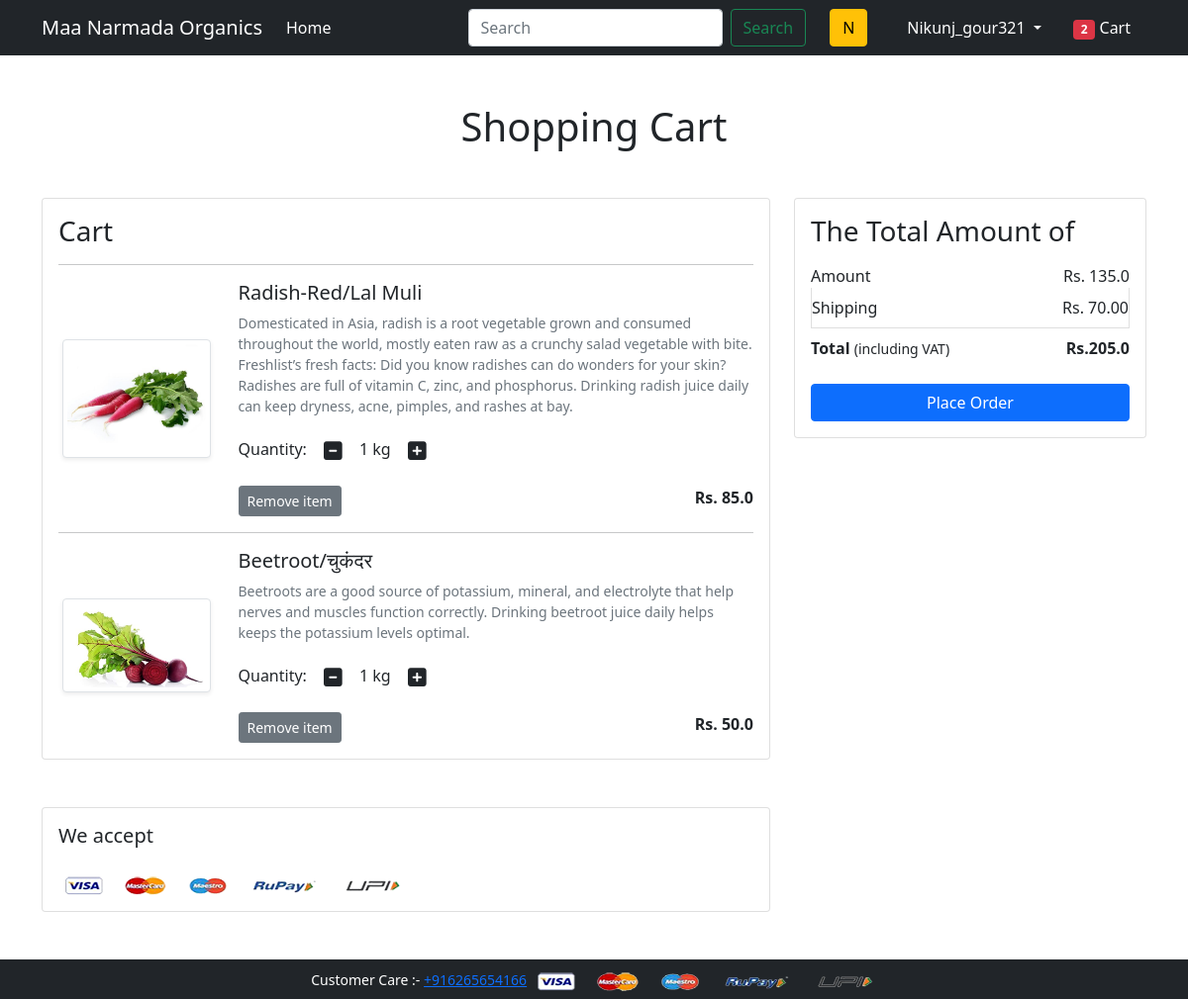
The page /cart/ (signed in) on the database as committed earlier.
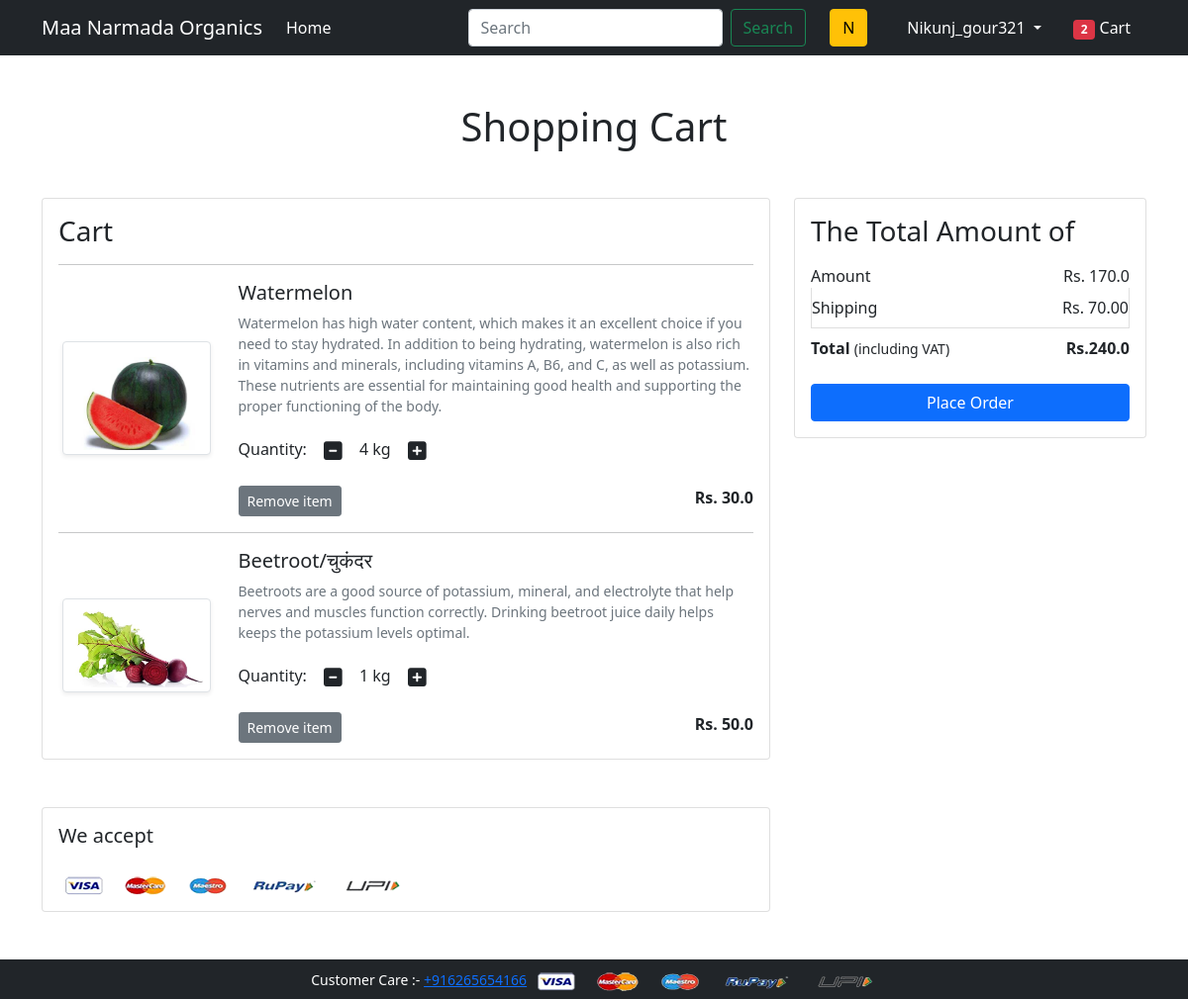
The same page on the database as committed later.
### app/models.py (models this page shows)
class Cart(models.Model):
    user = models.ForeignKey(User, on_delete=models.CASCADE)
    Product = models.ForeignKey(Product, on_delete=models.CASCADE)
    quantity = models.PositiveIntegerField(default=1)

class Product(models.Model):
    title = models.CharField(max_length=100)
    selling_price = models.FloatField()
    discounted_price = models.FloatField()
    description = models.TextField()
    brand = models.CharField(max_length=100)
    category = models.CharField(choices=CATEGORY_CHOICES, max_length=2)
    product_image = models.ImageField(upload_to='productimg')

### app/views.py (the view)
# urls.py: path('cart/', views.show_cart, name='showcart'),
def show_cart(request):
    if (request.user.is_authenticated):
        user = request.user
        cart = Cart.objects.filter(user=user)
        amount = 0.0
        shipping_amount = 70.0
        total_amount = 0.0
        cart_product = [p for p in Cart.objects.all() if p.user == user]
        if cart_product:
            for p in cart_product:
                temp_amount = (p.quantity * p.Product.discounted_price)
                amount += temp_amount
                total_amount = amount + shipping_amount
            user = request.user
            my_object = [p for p in Cart.objects.all() if p.user == user]
            object_size = len(my_object)
            return render(request, 'app/addtocart.html',
                          {'carts': cart, 'totalamount': total_amount, 'amount': amount, 'object_size': object_size})
        else:
            return render(request, 'app/emptycart.html')

### app/templates/app/addtocart.html (shortened to what this page needs)
{% extends 'app/base.html' %}
{% load static %}
{% block main-content %}
<div class="container my-5">
 <div class="row">
  <h1 class="text-center mb-5">Shopping Cart</h1>
  <div class="col-sm-8">
  <div class="card">
   <div class="card-body">
    <h3>Cart</h3>
    {% for cart in carts %}
    <hr>
    <div class="row">
     <div class="col-sm-3 text-center align-self-center"><img src="{{cart.Product.product_image.url}}" alt="" srcset="" class="img-fluid img-thumbnail shadow-sm" height="150" width="150"> </div>
      <div class="col-sm-9">
       <div>
        <h5>{{cart.Product.title}}</h5>
        <p class="mb-2 text-muted small">{{cart.Product.description}}</p>
        <div class="my-3">
         <label for="quantity">Quantity:</label>
         <a class="minus-cart btn" pid="{{cart.Product.id}}"><i class="fas fa-minus-square fa-lg"></i></a>
           <span id="quantity">{{cart.quantity}} kg</span>
         <a class="plus-cart btn" pid="{{cart.Product.id}}"><i class="fas fa-plus-square fa-lg"></i></a>
        </div>
        <div class="d-flex justify-content-between">
         <a class="btn btn-sm btn-secondary mr-3 remove-cart" pid={{cart.Product.id}}>Remove item </a>
         <p class="mb-0"><span><strong>Rs. {{cart.Product.discounted_price}}</strong></span></p>
        </div>
       </div>
      </div>
    </div>
    {% endfor %}
   </div>
   </div>
  </div>
  <div class="col-sm-4">
   <div class="card">
    <div class="card-body">
      <h3>The Total Amount of</h3>
      <ul class="list-group">
       <li class="list-group-item d-flex justify-content-between align-items-center border-0 px-0 pb-0">Amount<span>Rs. <span id="amount">{{amount}}</span></span></li>
       <li class="list-group-item d-flex justify-content-between align-items-center px-0">Shipping<span>Rs. 70.00</span></li>
       <li class="list-group-item d-flex justify-content-between align-items-center border-0 px-0 mb-3">
        <div>
           <strong>Total</strong> <small>(including VAT)</small>
         </div>
         <span><strong>Rs.<strong id ="totalamount">{{totalamount}}</strong></strong></span>
       </li>
      </ul>
      <div class="d-grid"><a href="{% url 'checkout' %}" class="btn btn-primary">Place Order</a></div>
    </div>
   </div>
  </div>
 </div>
</div>
<div class="container">
 <div class="row">
  <div class="col-sm-8">
   <div class="card">
    <div class="card-body">
      <h5 class="mb-4">We accept</h5>
      <img src="{% static 'app/images/payment.png' %}" alt="" class="img-fluid">
    </div>
  </div>
  </div>
 </div>
</div>
{% endblock main-content %}

### app/templates/app/base.html (shortened to what this page needs)
<!doctype html>
{% load static %}
<html lang="en">
  <head>
    <link href="https://cdn.jsdelivr.net/npm/bootstrap@5.0.0-beta1/dist/css/bootstrap.min.css" rel="stylesheet">
    <link rel="stylesheet" href="{% static 'app/css/owl.carousel.min.css' %}">
    <link rel="stylesheet" href="{% static 'app/css/all.min.css' %}">
    <link rel="stylesheet" href="{% static 'app/css/style.css' %}">
  </head>
  <body>
    <nav class="navbar navbar-expand-lg navbar-dark bg-dark">
     <div class="container">
       <a class="navbar-brand" href="/">Maa Narmada Organics</a>
       <div class="collapse navbar-collapse" id="navbarSupportedContent">
         <ul class="navbar-nav me-auto mb-2 mb-lg-0">
          {% if request.user.is_authenticated %}
           <li class="nav-item">
             <a class="nav-link active" aria-current="page" href="/">Home</a>
           </li>
         </ul>
         <form method="GET" action='/search' class="d-flex">
          <input name="keyword" id="search" class="form-control me-2" type="search" placeholder="Search" aria-label="Search">
          <button class="btn btn-outline-success" type="submit">Search</button>
         </form>
        <button class="btn btn-warning mx-4">{{request.user.username|first|capfirst}}</button>
         <div>
          <ul class="navbar-nav me-auto mb-2 mb-lg-0">
           <li class="nav-item dropdown mx-2">
              <a class="nav-link dropdown-toggle text-white" href="#" id="profileDropdown" role="button" data-bs-toggle="dropdown" aria-expanded="false">
                {{request.user.username|capfirst}}
              </a>
            </li>
            <li class="nav-item mx-2">
             <a href="{% url 'showcart' %}" class="nav-link text-white"><span class="badge bg-danger">{{object_size}}</span> Cart </a>
            </li>
            {% endif %}
          </ul>
         </div>
       </div>
     </div>
    </nav>
    {% block main-content %} {% endblock main-content %}
    <footer class="container-fluid bg-dark text-center p-2 mt-5">
        <small class="text-white">Customer Care :- <a href="tel:+916265654166">+916265654166</a> </small>
        <img src="{% static 'app/images/payment.png' %}" alt="" srcset="" class="img-fluid" height="2px">
    </footer>
  </body>
</html>

Rows that differ between the two databases and show on the page:
removed Cart: Product.product_image (picture), Product "Radish-Red/Lal Muli", Product.description "Domesticated in Asia, radish is a root vegetable grown and consumed throughout the world, mostly eaten raw as a crunchy salad vegetable with bite. Freshlist’s fresh facts: Did you know radishes can do wonders for your skin? Radishes are full of vitamin C, zinc, and phosphorus. Drinking radish juice daily can keep dryness, acne, pimples, and rashes at bay.", quantity "1", Product.discounted_price "85.0"
added Cart: Product.product_image (picture), Product "Watermelon", Product.description "Watermelon has high water content, which makes it an excellent choice if you need to stay hydrated. In addition to being hydrating, watermelon is also rich in vitamins and minerals, including vitamins A, B6, and C, as well as potassium. These nutrients are essential for maintaining good health and supporting the proper functioning of the body.", quantity "4", Product.discounted_price "30.0"
Other text that changed with them:
{{ amount }}: "135.0" → "170.0"
{{ totalamount }}: "205.0" → "240.0"
